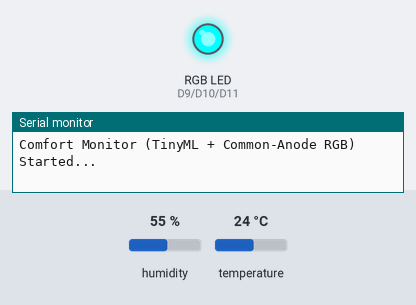
This sketch was run on a simulated Arduino Uno R4 WiFi. Parts: an RGB LED mixed from three pins (HIGH = lit), the last lines printed to the serial monitor. The inputs (shaded band) are chosen by the test bench; at power-on: humidity 55 %, temperature 24 °C. WiFi joins after 1.5 s; servers stay silent unless stated.

Above: at 0.1 s.
At 1.0 s:
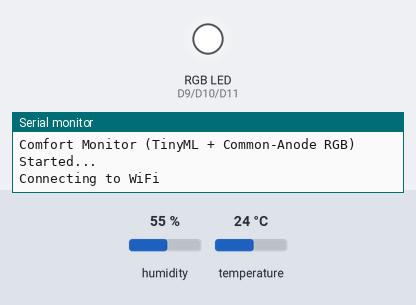
At 4.5 s:
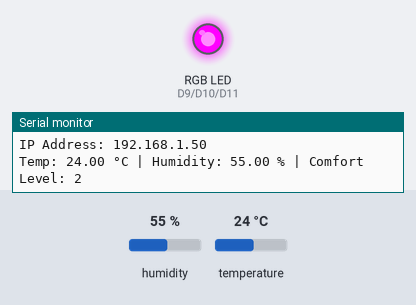
Timing chart, 0 to 6.0 s (numbered marks = the images above):
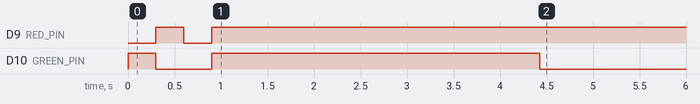

The sketch:

smart_sleep_environment_monitor.ino
```cpp
#include <WiFiS3.h>
#include <DHT.h>
#include <ThingSpeak.h>

char ssid[] = "realme C11 2021";
char pass[] = "dubai123";

unsigned long myChannelNumber = 3228203;
const char* myWriteAPIKey = "2J98DX1WQW8K5NOD";

WiFiClient client;

#define DHTPIN 2
#define DHTTYPE DHT11
#define RED_PIN 9
#define GREEN_PIN 10
#define BLUE_PIN 11

DHT dht(DHTPIN, DHTTYPE);

bool commonAnode = true;


void setRGB(int r, int g, int b) {
  if (commonAnode) {
    r = 255 - r;
    g = 255 - g;
    b = 255 - b;
  }
  analogWrite(RED_PIN, r);
  analogWrite(GREEN_PIN, g);
  analogWrite(BLUE_PIN, b);
}

// TINYML DECISION TREE LOGIC
int classifyComfort(float temp, float hum) {
  if (hum <= 60.05) {
    if (temp <= 18.30) {
      return 1;
    } else {
      if (temp <= 24.55) {
        return 2;
      } else {
        return 1;
      }
    }
  } else {
    if (hum <= 71.10) {
      return 1;
    } else {
      if (temp <= 18.30) {
        return 1;
      } else {
        return 0;
      }
    }
  }
}

void connectWiFi() {
  Serial.print("Connecting to WiFi");

  while (WiFi.status() != WL_CONNECTED) {
    WiFi.begin(ssid, pass);
    delay(2000);
    Serial.print(".");
  }

  Serial.println("\nWiFi connected!");
  Serial.print("IP Address: ");
  Serial.println(WiFi.localIP());
}

void setup() {
  Serial.begin(9600);
  dht.begin();

  pinMode(RED_PIN, OUTPUT);
  pinMode(GREEN_PIN, OUTPUT);
  pinMode(BLUE_PIN, OUTPUT);

  Serial.println("Comfort Monitor (TinyML + Common-Anode RGB) Started...");


  setRGB(255, 0, 0); delay(300);
  setRGB(0, 255, 0); delay(300);
  setRGB(255, 255, 0); delay(300);
  setRGB(0, 0, 0);

  connectWiFi();
  ThingSpeak.begin(client);
}

void loop() {
  float h = dht.readHumidity();
  float t = dht.readTemperature();

  if (isnan(h) || isnan(t)) {
    Serial.println("Sensor error!");
    delay(2000);
    return;
  }

  int comfortLevel = classifyComfort(t, h);

  Serial.print("Temp: "); Serial.print(t);
  Serial.print(" °C | Humidity: "); Serial.print(h);
  Serial.print(" % | Comfort Level: "); Serial.println(comfortLevel);

  if (comfortLevel == 2) {
    setRGB(0, 255, 0);
  }
  else if (comfortLevel == 1) {
    setRGB(255, 255, 0);
  }
  else {
    setRGB(255, 0, 0);
  }


  ThingSpeak.setField(1, t);
  ThingSpeak.setField(2, h);
  ThingSpeak.setField(3, comfortLevel);

  int response = ThingSpeak.writeFields(myChannelNumber, myWriteAPIKey);

  if (response == 200) {
    Serial.println("ThingSpeak update Successful.");
  } else {
    Serial.print("ThingSpeak error: ");
    Serial.println(response);
  }

  delay(15000);
}
```

Measured:
- by itself, D10 (GREEN_PIN): HIGH → LOW at 0.30 s, → HIGH 0.60 s later, → LOW 3.5 s later
